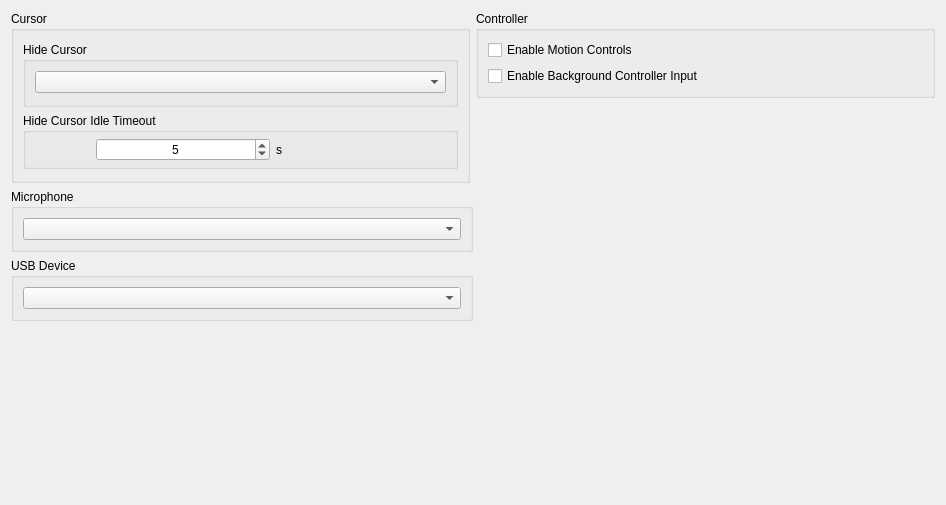
      <widget class="QWidget" name="inputTabContents">
       <property name="geometry">
        <rect>
         <x>0</x>
         <y>0</y>
         <width>946</width>
         <height>505</height>
        </rect>
       </property>
       <layout class="QVBoxLayout" name="inputTabVLayout" stretch="0,0">
        <item>
         <layout class="QVBoxLayout" name="inputTabLayout">
          <item>
           <layout class="QHBoxLayout" name="inputTabHLayoutTop" stretch="1,1">
            <item>
             <layout class="QVBoxLayout" name="cursorTabLayoutLeft">
              <property name="spacing">
               <number>6</number>
              </property>
              <property name="bottomMargin">
               <number>0</number>
              </property>
              <item>
               <widget class="QGroupBox" name="cursorGroupBox">
                <property name="title">
                 <string>Cursor</string>
                </property>
                <layout class="QGridLayout" name="gridLayout_2">
                 <property name="topMargin">
                  <number>11</number>
                 </property>
                 <property name="bottomMargin">
                  <number>11</number>
                 </property>
                 <item row="0" column="0">
                  <widget class="QGroupBox" name="hideCursorGroupBox">
                   <property name="enabled">
                    <bool>true</bool>
                   </property>
                   <property name="sizePolicy">
                    <sizepolicy hsizetype="Preferred" vsizetype="Fixed">
                     <horstretch>0</horstretch>
                     <verstretch>0</verstretch>
                    </sizepolicy>
                   </property>
                   <property name="title">
                    <string>Hide Cursor</string>
                   </property>
                   <layout class="QVBoxLayout" name="hideCursorLayout">
                    <property name="spacing">
                     <number>7</number>
                    </property>
                    <property name="bottomMargin">
                     <number>11</number>
                    </property>
                    <item>
                     <widget class="QComboBox" name="hideCursorComboBox"/>
                    </item>
                   </layout>
                  </widget>
                 </item>
                 <item row="1" column="0">
                  <widget class="QGroupBox" name="idleTimeoutGroupBox">
                   <property name="enabled">
                    <bool>true</bool>
                   </property>
                   <property name="sizePolicy">
                    <sizepolicy hsizetype="Preferred" vsizetype="Fixed">
                     <horstretch>0</horstretch>
                     <verstretch>0</verstretch>
                    </sizepolicy>
                   </property>
                   <property name="minimumSize">
                    <size>
                     <width>0</width>
                     <height>0</height>
                    </size>
                   </property>
                   <property name="title">
                    <string>Hide Cursor Idle Timeout</string>
                   </property>
                   <property name="alignment">
                    <set>Qt::AlignmentFlag::AlignLeading|Qt::AlignmentFlag::AlignLeft|Qt::AlignmentFlag::AlignTop</set>
                   </property>
                   <property name="flat">
                    <bool>false</bool>
                   </property>
                   <layout class="QHBoxLayout" name="IdleTimeoutLayout" stretch="0,0">
                    <property name="spacing">
                     <number>6</number>
                    </property>
                    <property name="leftMargin">
                     <number>70</number>
                    </property>
                    <property name="topMargin">
                     <number>5</number>
                    </property>
                    <property name="rightMargin">
                     <number>5</number>
                    </property>
                    <property name="bottomMargin">
                     <number>5</number>
                    </property>
                    <item>
                     <widget class="QSpinBox" name="idleTimeoutSpinBox">
                      <property name="enabled">
                       <bool>true</bool>
                      </property>
                      <property name="sizePolicy">
                       <sizepolicy hsizetype="Minimum" vsizetype="Fixed">
                        <horstretch>0</horstretch>
                        <verstretch>0</verstretch>
                       </sizepolicy>
                      </property>
                      <property name="minimumSize">
                       <size>
                        <width>0</width>
                        <height>0</height>
                       </size>
                      </property>
                      <property name="maximumSize">
                       <size>
                        <width>16777215</width>
                        <height>16777215</height>
                       </size>
                      </property>
                      <property name="layoutDirection">
                       <enum>Qt::LayoutDirection::LeftToRight</enum>
                      </property>
                      <property name="wrapping">
                       <bool>false</bool>
                      </property>
                      <property name="alignment">
                       <set>Qt::AlignmentFlag::AlignCenter</set>
                      </property>
                      <property name="buttonSymbols">
                       <enum>QAbstractSpinBox::ButtonSymbols::UpDownArrows</enum>
                      </property>
                      <property name="suffix">
                       <string notr="true"/>
                      </property>
                      <property name="maximum">
                       <number>3600</number>
                      </property>
                      <property name="value">
                       <number>5</number>
                      </property>
                      <property name="displayIntegerBase">
                       <number>10</number>
                      </property>
                     </widget>
                    </item>
                    <item>
                     <widget class="QLabel" name="idleTimeoutDurationLabel">
                      <property name="text">
                       <string>s</string>
                      </property>
                     </widget>
                    </item>
                   </layout>
                  </widget>
                 </item>
                </layout>
               </widget>
              </item>
             </layout>
            </item>
            <item>
             <layout class="QVBoxLayout" name="ControllerTabLayoutMiddle">
              <item>
               <widget class="QGroupBox" name="ControllerGroupBox">
                <property name="sizePolicy">
                 <sizepolicy hsizetype="MinimumExpanding" vsizetype="Preferred">
                  <horstretch>0</horstretch>
                  <verstretch>0</verstretch>
                 </sizepolicy>
                </property>
                <property name="title">
                 <string>Controller</string>
                </property>
                <property name="alignment">
                 <set>Qt::AlignmentFlag::AlignLeading|Qt::AlignmentFlag::AlignLeft|Qt::AlignmentFlag::AlignTop</set>
                </property>
                <property name="flat">
                 <bool>false</bool>
                </property>
                <layout class="QVBoxLayout" name="ControllerLayout">
                 <property name="spacing">
                  <number>6</number>
                 </property>
                 <property name="topMargin">
                  <number>9</number>
                 </property>
                 <property name="bottomMargin">
                  <number>9</number>
                 </property>
                 <item>
                  <widget class="QCheckBox" name="motionControlsCheckBox">
                   <property name="sizePolicy">
                    <sizepolicy hsizetype="Minimum" vsizetype="Maximum">
                     <horstretch>0</horstretch>
                     <verstretch>0</verstretch>
                    </sizepolicy>
                   </property>
                   <property name="text">
                    <string>Enable Motion Controls</string>
                   </property>
                  </widget>
                 </item>
                 <item>
                  <widget class="QCheckBox" name="backgroundControllerCheckBox">
                   <property name="text">
                    <string>Enable Background Controller Input</string>
                   </property>
                  </widget>
                 </item>
                </layout>
               </widget>
              </item>
              <item>
               <spacer name="verticalSpacer_8">
                <property name="orientation">
                 <enum>Qt::Orientation::Vertical</enum>
                </property>
                <property name="sizeHint" stdset="0">
                 <size>
                  <width>20</width>
                  <height>40</height>
                 </size>
                </property>
               </spacer>
              </item>
             </layout>
            </item>
           </layout>
          </item>
          <item>
           <layout class="QHBoxLayout" name="micHLayout">
            <item>
             <widget class="QGroupBox" name="MicGroupBox">
              <property name="sizePolicy">
               <sizepolicy hsizetype="Expanding" vsizetype="Preferred">
                <horstretch>0</horstretch>
                <verstretch>0</verstretch>
               </sizepolicy>
              </property>
              <property name="title">
               <string>Microphone</string>
              </property>
              <layout class="QHBoxLayout" name="horizontalLayout_7">
               <item>
                <widget class="QComboBox" name="micComboBox"/>
               </item>
              </layout>
             </widget>
            </item>
            <item>
             <spacer name="horizontalSpacer_3">
              <property name="orientation">
               <enum>Qt::Orientation::Horizontal</enum>
              </property>
              <property name="sizeHint" stdset="0">
               <size>
                <width>40</width>
                <height>20</height>
               </size>
              </property>
             </spacer>
            </item>
           </layout>
          </item>
          <item>
           <layout class="QHBoxLayout" name="usbHLayout">
            <item>
             <widget class="QGroupBox" name="USBDeviceGroupBox">
              <property name="sizePolicy">
               <sizepolicy hsizetype="Expanding" vsizetype="Preferred">
                <horstretch>0</horstretch>
                <verstretch>0</verstretch>
               </sizepolicy>
              </property>
              <property name="title">
               <string>USB Device</string>
              </property>
              <layout class="QHBoxLayout" name="horizontalLayout_2">
               <item>
                <widget class="QComboBox" name="usbComboBox"/>
               </item>
              </layout>
             </widget>
            </item>
            <item>
             <spacer name="horizontalSpacer_2">
              <property name="orientation">
               <enum>Qt::Orientation::Horizontal</enum>
              </property>
              <property name="sizeHint" stdset="0">
               <size>
                <width>40</width>
                <height>20</height>
               </size>
              </property>
             </spacer>
            </item>
           </layout>
          </item>
         </layout>
        </item>
        <item>
         <spacer name="verticalSpacer_11">
          <property name="orientation">
           <enum>Qt::Orientation::Vertical</enum>
          </property>
          <property name="sizeHint" stdset="0">
           <size>
            <width>20</width>
            <height>40</height>
           </size>
          </property>
         </spacer>
        </item>
       </layout>
      </widget>
